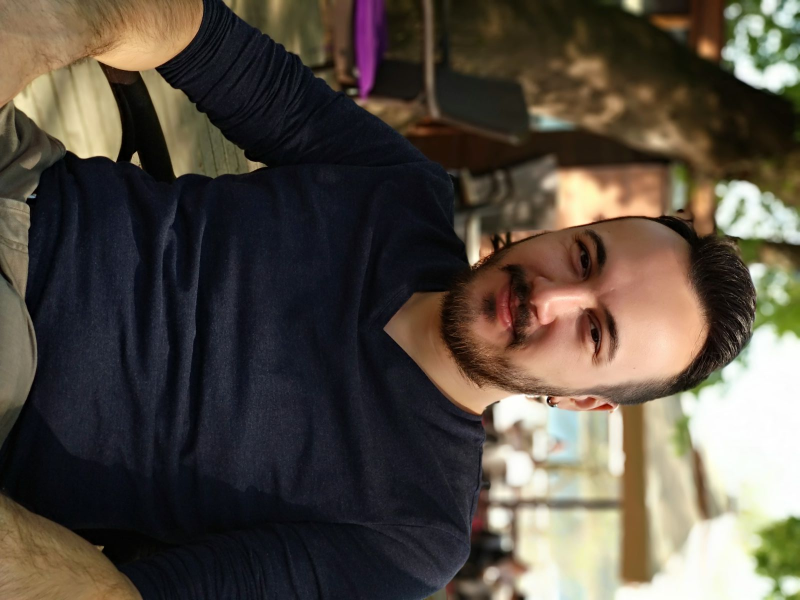
%> input picture lbpveacoProje/YeniResimDuzenlemesi/resim17.jpg, 1600 x 1200 px (shown at 1/2 size)
$ octave ResimDegerleriYaz.m   (GNU Octave 9; MATLAB toolbox functions it lacks are replaced by stand-ins)
%> lines starting %> are read from the running program, lines starting %| are printed output that depends on the picture
close all; clear all; clc;
% image loading
filename = 'resim17';
img = imread([filename '.jpg'])
%> img is the input picture: size 1200x1600x3 uint8; mean R, G, B 85.1, 76.7, 66.4
resizedimage = imresize(img, [200 300]);
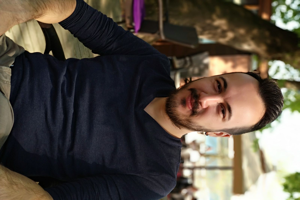
%> resizedimage: size 200x300x3 uint8; mean R, G, B 85.1, 76.7, 66.4
if size(resizedimage,3)==3
    sonuc = rgb2gray(resizedimage);
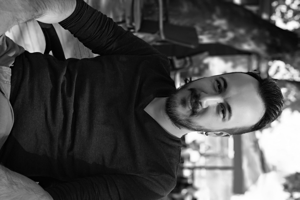
%> sonuc: size 200x300 uint8; min 0, max 255, mean 78
else
    sonuc = resizedimage;
end

imwrite(sonuc,['..\resimler\' filename '.jpg']);
dlmwrite(['..\resimdegerleri\' filename 'degerler.txt'], sonuc , ' ');

$ run again, with lbpveacoProje/YeniResimDuzenlemesi/resim1.jpg copied over lbpveacoProje/YeniResimDuzenlemesi/resim17.jpg
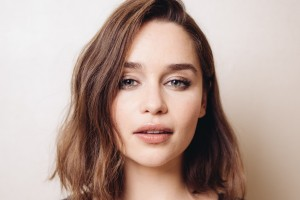
%> input picture lbpveacoProje/YeniResimDuzenlemesi/resim1.jpg, 300 x 200 px
%> img is the input picture: size 200x300x3 uint8; mean R, G, B 182.4, 160.2, 151.2
%> `sonuc = rgb2gray(resizedimage);`:
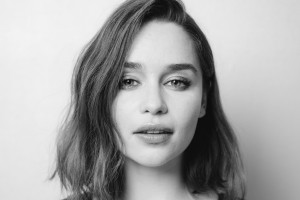
%> sonuc: size 200x300 uint8; min 7, max 244, mean 165.9

$ run again, with lbpveacoProje/YeniResimDuzenlemesi/resim10.jpg copied over lbpveacoProje/YeniResimDuzenlemesi/resim17.jpg
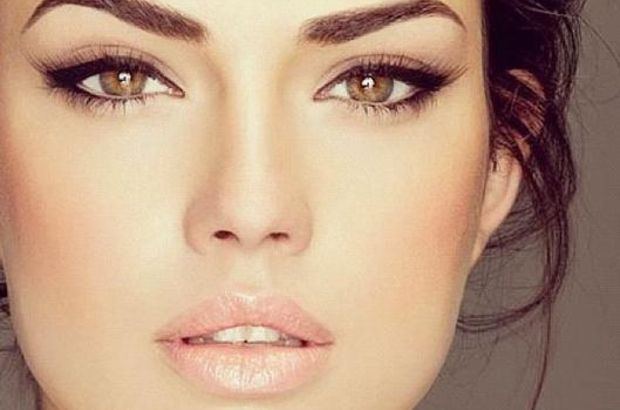
%> input picture lbpveacoProje/YeniResimDuzenlemesi/resim10.jpg, 620 x 410 px
%> img is the input picture: size 410x620x3 uint8; mean R, G, B 186.1, 153.1, 129.2
%> `sonuc = rgb2gray(resizedimage);`:
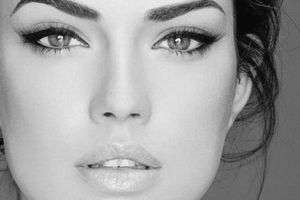
%> sonuc: size 200x300 uint8; min 7, max 250, mean 160.3

$ run again, with lbpveacoProje/YeniResimDuzenlemesi/resim11.jpg copied over lbpveacoProje/YeniResimDuzenlemesi/resim17.jpg
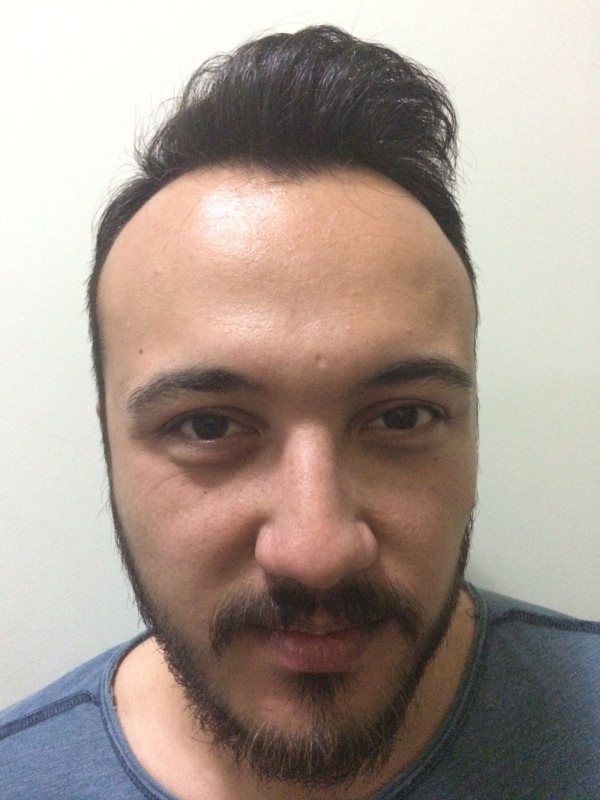
%> input picture lbpveacoProje/YeniResimDuzenlemesi/resim11.jpg, 1200 x 1600 px (shown at 1/2 size)
%> img is the input picture: size 1600x1200x3 uint8; mean R, G, B 167.3, 153.1, 144
%> `resizedimage = imresize(img, [200 300]);`:
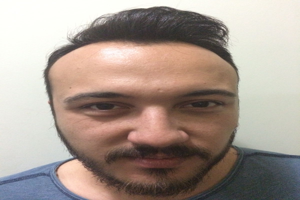
%> resizedimage: size 200x300x3 uint8; mean R, G, B 167.3, 153.1, 144
%> `sonuc = rgb2gray(resizedimage);`:
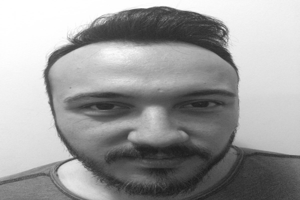
%> sonuc: size 200x300 uint8; min 25, max 255, mean 156.4
